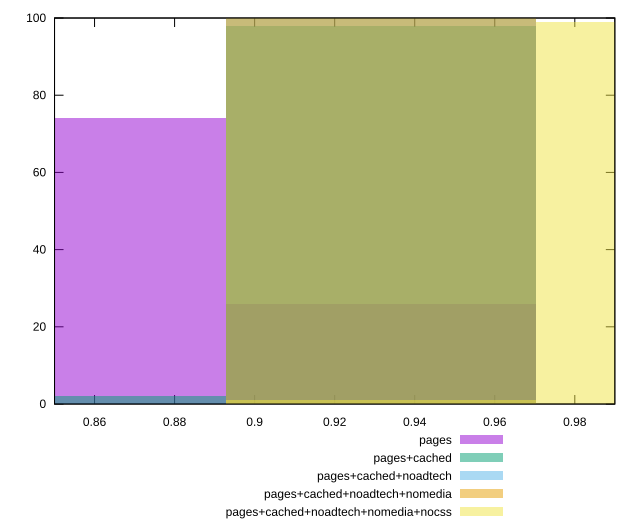

Here is the gnuplot script that generated this plot:
reset

$pages <<EOF
0.8539521813972247 74
0.9315841978878815 26
EOF

$pagesCached <<EOF
0.8539521813972247 2
0.9315841978878815 98
EOF

$pagesCachedNoadtech <<EOF
0.9315841978878815 100
EOF

$pagesCachedNoadtechNomedia <<EOF
0.9315841978878815 100
EOF

$pagesCachedNoadtechNomediaNocss <<EOF
0.9315841978878815 1
1.0092162143785384 99
EOF

set key outside below
set boxwidth 0.07763201649065679
set xrange [0.85:0.99]
set yrange [0:100]
set trange [0:100]
set style fill transparent solid 0.5 noborder
set terminal svg size 640, 530 enhanced background rgb 'white'
set output "report_00018_2021-02-10T15-25-16.877Z/first-meaningful-paint/comparison/histogram/all_score.svg"

plot $pages title "pages" with boxes, \
     $pagesCached title "pages+cached" with boxes, \
     $pagesCachedNoadtech title "pages+cached+noadtech" with boxes, \
     $pagesCachedNoadtechNomedia title "pages+cached+noadtech+nomedia" with boxes, \
     $pagesCachedNoadtechNomediaNocss title "pages+cached+noadtech+nomedia+nocss" with boxes

reset
